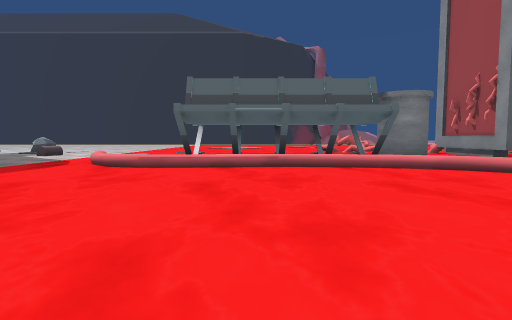
view 1 (above)

22 first-person views from a walk through a Unity game level. The camera is 0.53 m above the floor, tilts 4° down and sees 80° across. The floor is counted in squares, 1 m on a side. Each view is taken from the middle of a square. On the plan, view 1 faces up. The plan holds only what a view shows up to about 9 squares ahead; the rest is blank. The place goes on beyond the plan. The player character is not drawn. Some animated figures are not drawn. Some surface patterns are stand-ins.

view 2
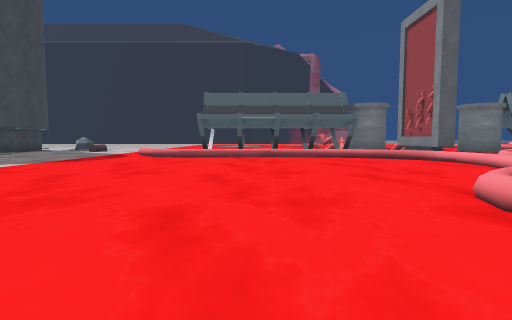

view 3
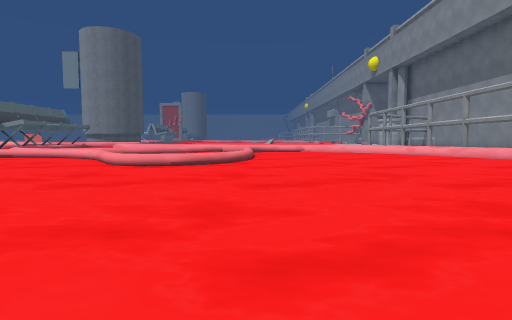

view 4
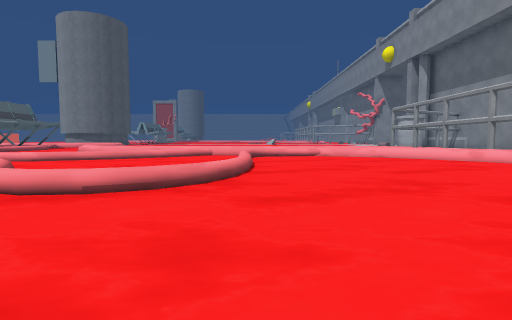

view 5
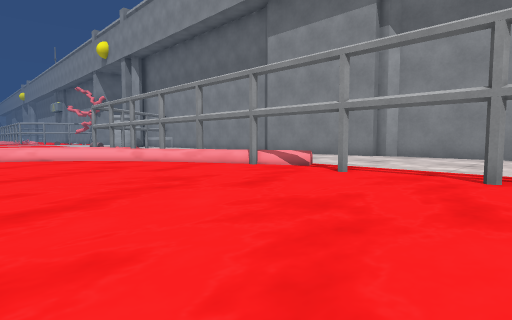

view 6
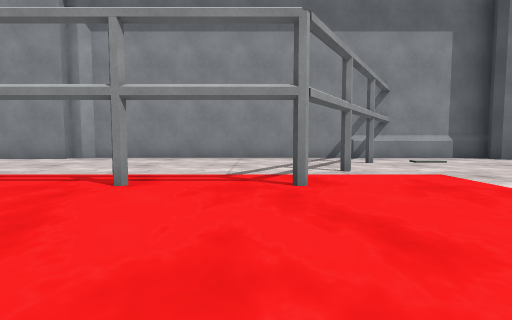

view 7
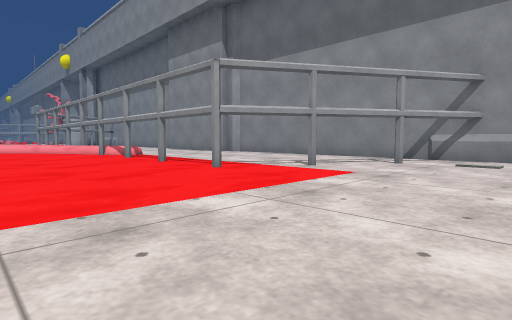

view 8
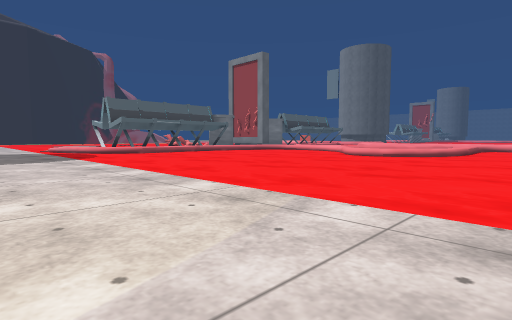

view 9
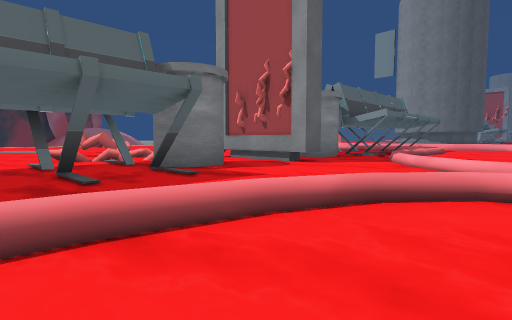

view 10
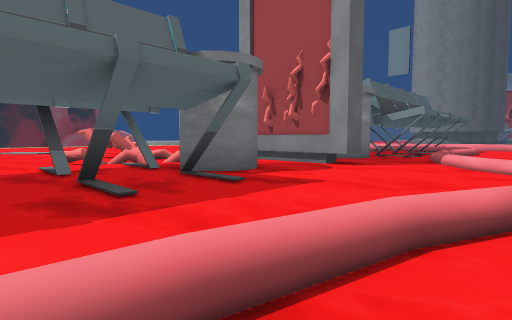

view 11
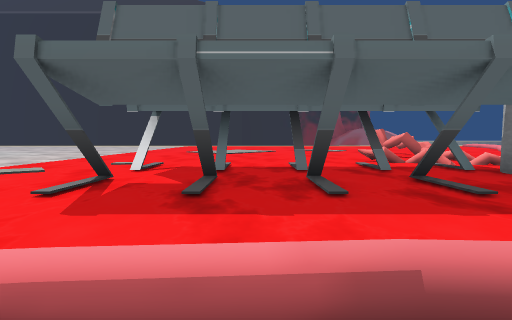

view 12
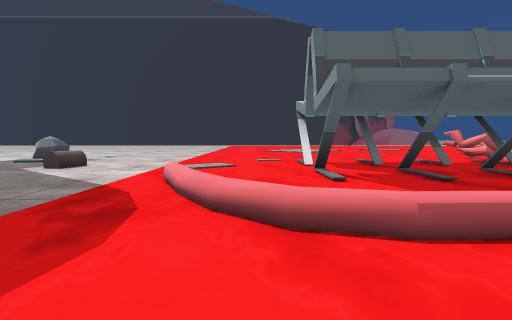

view 13
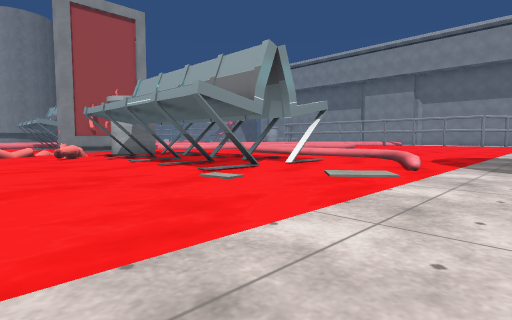

view 14
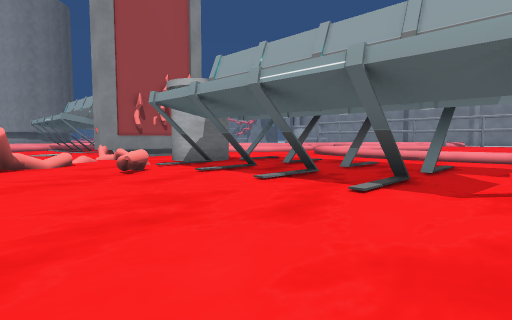

view 15
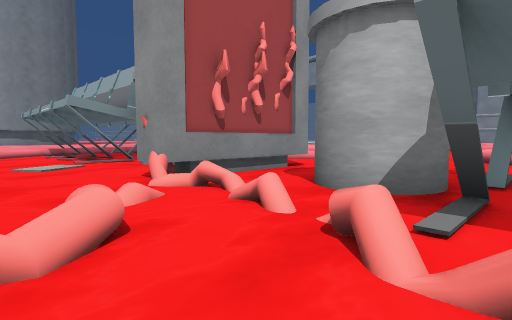

view 16
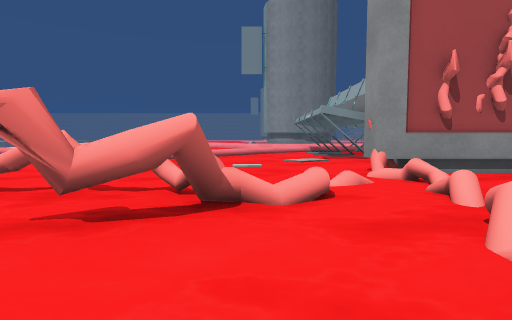

view 17
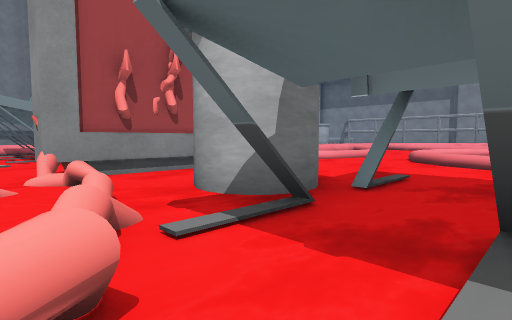

view 18
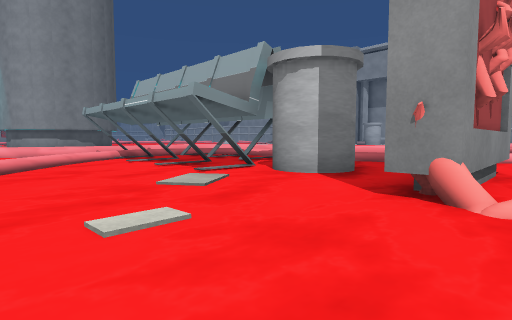

view 19
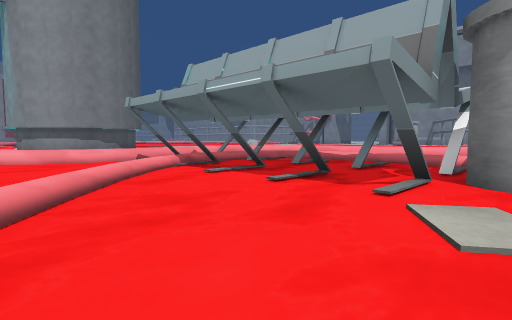

view 20
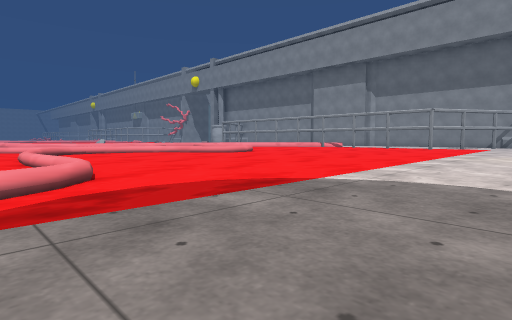

view 21
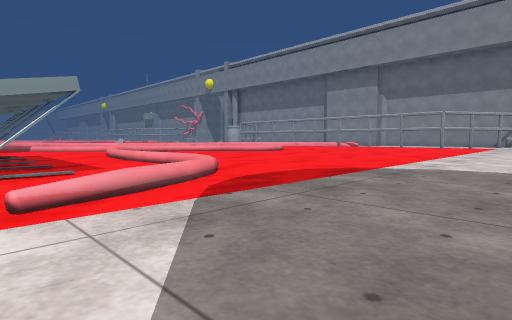

view 22
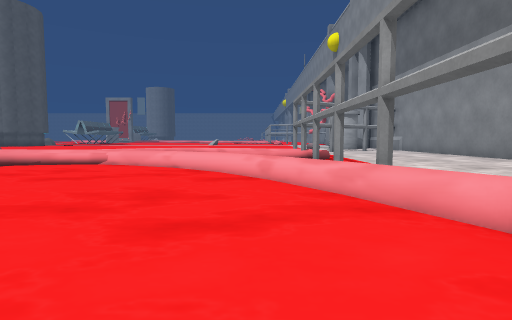

### Floor plan
Key: @ floor where view 1 was taken; # wall or solid block; x gap in a wall; . main floor; : floor 0.05 m higher than the main floor; + floor 0.15 m higher than the main floor; = window, fence, low wall or low ledge; ^ raised ledge; C cylinder; O other object.
Columns run from 7 left of view 1 to 17 right of it. Each row starts with its distance up from view 1.
 14 ...........OO.....=...
 13 ...........OO..:...==...^
 12 ..........OOO...:....=..^
 11 .....##.##.^O+O....###.^^
 10 C..:.##.##.##.O.##.#####^
  9 .....##.##.##.O.##.#####^
  8 ...=.##.##....O..x.#####
  7 ...=............==.=#
  6 ....^==^^^.....= ...
  5 ..........==..=  ...
  4 ...........=.=#   ^^
  3 ............==
  2 ...........==#=
  1  .........==##=#
  0 .......@.==#..==
 -1 .........^# ..
 -2 .........^=#    ^=
 -3 ..........==^==^^
 -4 ...............=^
 -5 ...............^^
 -6 ...............^=
 -7 ..............^^=
 -8 .............^^ ^
 -9 .....#..#..^^^  .=
-10 .......#..^^  # .=
-11 ....#......   .....
-12 ............  .....
-13 .:.#........   ....
-14 ..........###   ...
-15 ###########      ##

Where each view was taken, in squares from view 1:
view 1: 0 up, 0 right, facing up
view 2: 3 down, 0 right, facing up
view 3: 3 down, 4 left, facing right
view 4: 3 down, 1 left, facing right
view 5: 5 down, 1 left, facing down-right
view 6: 6 down, 2 left, facing down
view 7: 6 down, 7 left, facing down-right
view 8: 5 down, 7 left, facing up-right
view 9: 4 up, 1 right, facing up-right
view 10: 5 up, 1 right, facing up-right
view 11: 5 up, 0 right, facing up
view 12: 4 up, 3 left, facing up
view 13: 14 up, 6 left, facing down-right
view 14: 14 up, 2 left, facing down-right
view 15: 13 up, 3 right, facing down-right
view 16: 13 up, 2 right, facing right
view 17: 12 up, 2 right, facing down-right
view 18: 14 up, 6 right, facing down-right
view 19: 14 up, 9 right, facing down-right
view 20: 7 up, 7 left, facing down-right
view 21: 9 up, 7 left, facing down-right
view 22: 8 down, 2 right, facing right
